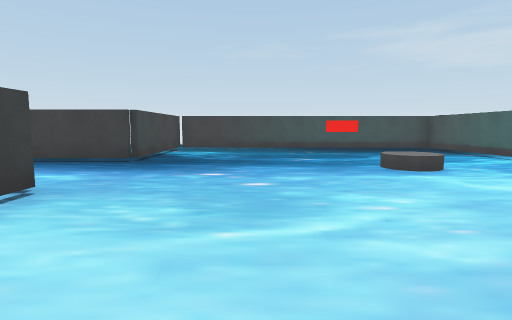
view 1 (above)

21 first-person views from a walk through a Unity game level. The camera is 1.4 m above the floor, tilts 6° down and sees 80° across. The floor is counted in squares, 2 m on a side. Each view is taken from the middle of a square. On the plan, view 1 faces up. The plan holds only what a view shows up to about 10 squares ahead; the rest is blank. The place goes on beyond the plan. The player character is not drawn.

view 2
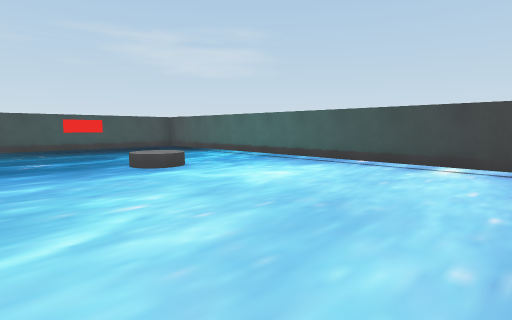

view 3
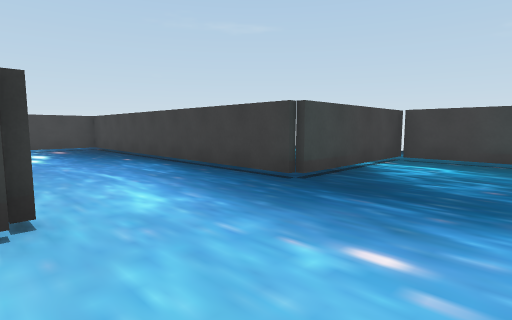

view 4
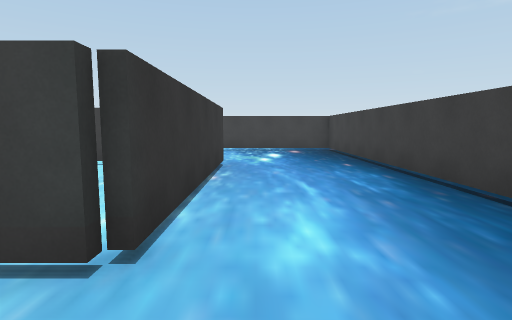

view 5
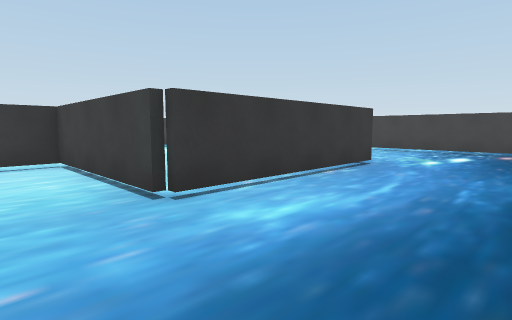

view 6
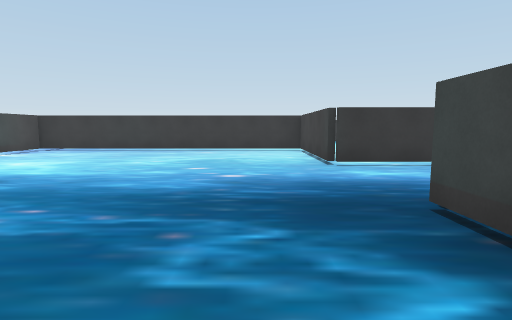

view 7
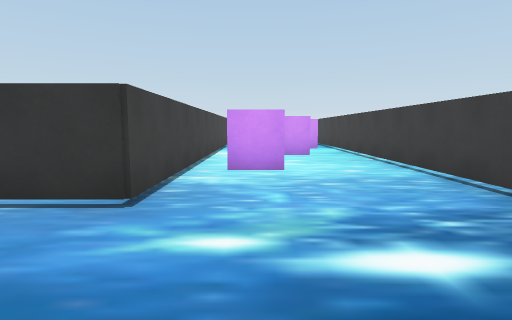

view 8
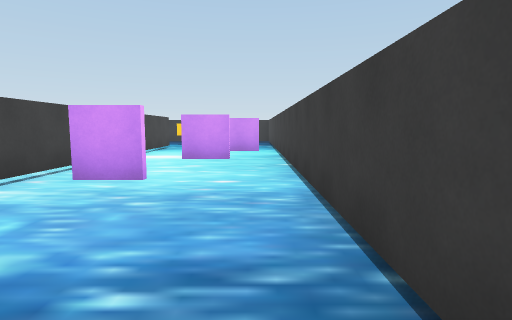

view 9
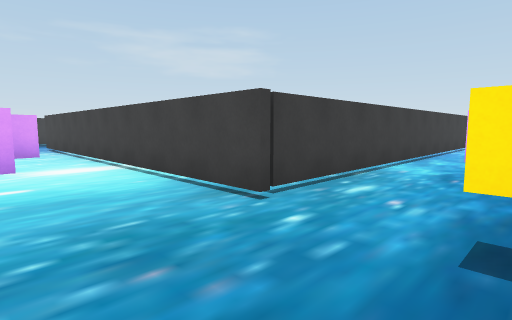

view 10
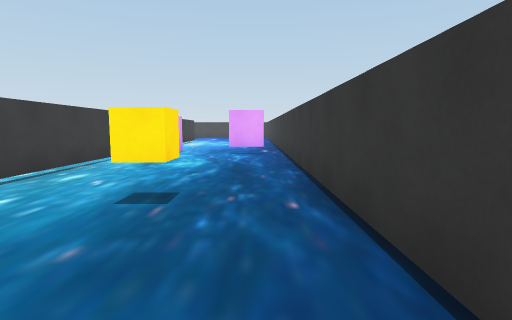

view 11
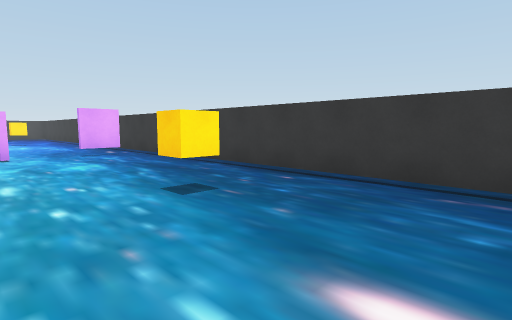

view 12
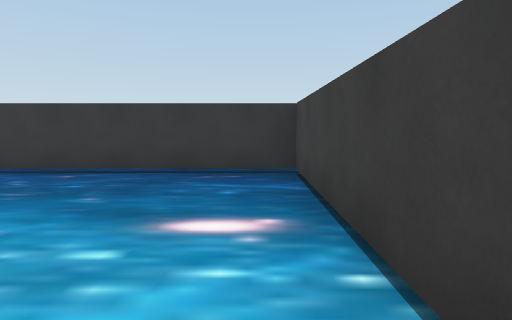

view 13
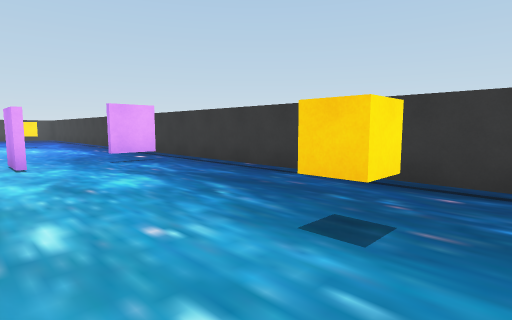

view 14
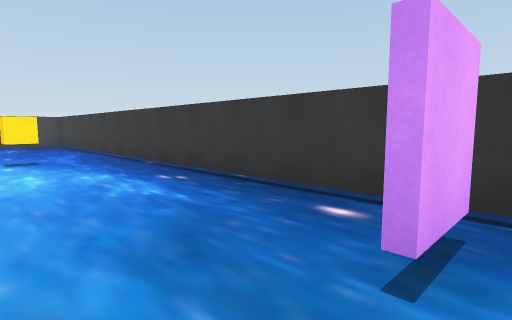

view 15
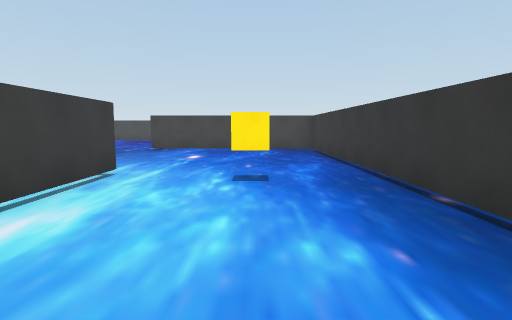

view 16
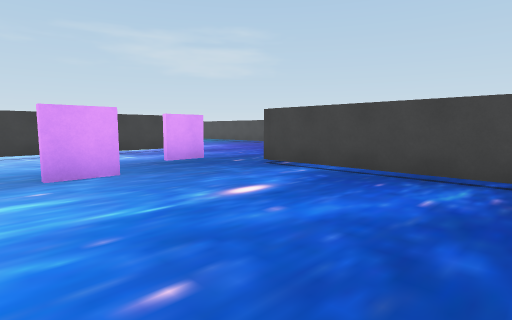

view 17
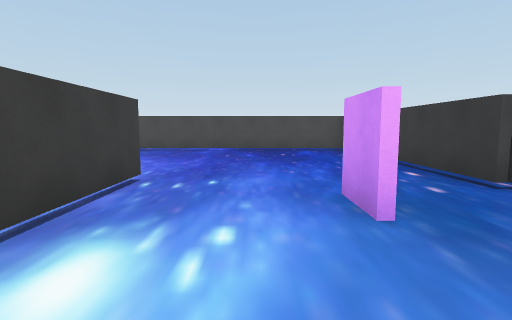

view 18
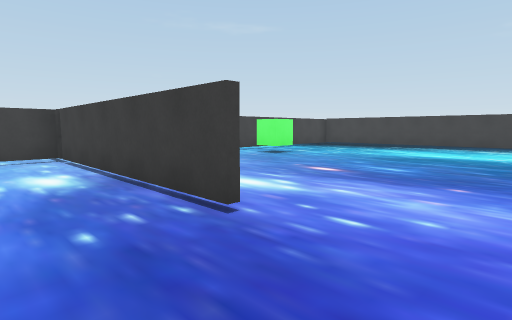

view 19
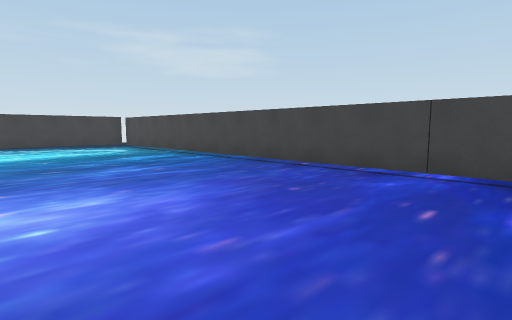

view 20
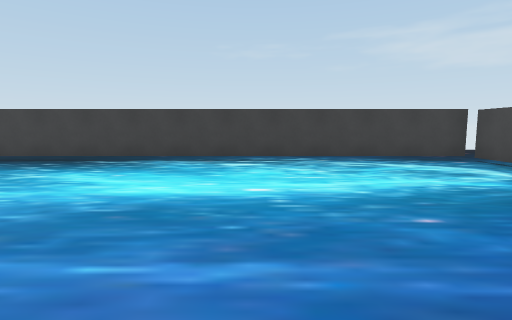

view 21
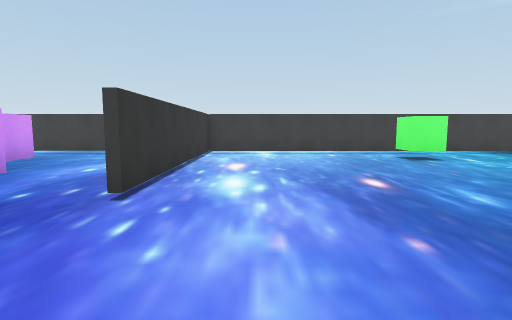

### Floor plan
Key: @ floor where view 1 was taken; # wall or solid block; . floor; / step, stairs or slope; T thing the floor can be seen under or through; C green cube; O other object.
Columns run from 11 left of view 1 to 17 right of it. Each row starts with its distance up from view 1.
 10         #####################
  9         #........#..........#
  8         #........T..........#
  7 #########........T..........#
  6 #............./..T..........#
  5 #............./..TC.........#
  4 #................T..........#
  3 #...#####........T..........#
  2 #...#   #........T..........#
  1 #..##   #........T..........#
  0 #...#   #..@.....######.....#
 -1 #...#   ##########..........#
 -2 #.#.#           # ..........#
 -3 #...#           #....#......#
 -4 ##..#           #.#.........#
 -5 #...#############.....###   #
 -6 #........##...........#
 -7 #.....................#
 -8 #...O...........O.....#
 -9 #........##...........#
-10 #######################

Where each view was taken, in squares from view 1:
view 1: 0 up, 0 right, facing up
view 2: 0 up, 0 right, facing up-right
view 3: 3 up, 0 right, facing up-left
view 4: 4 up, 1 left, facing left
view 5: 6 up, 1 left, facing down-left
view 6: 9 up, 1 left, facing down
view 7: 6 up, 8 left, facing down
view 8: 5 up, 10 left, facing down
view 9: 8 down, 9 left, facing up-right
view 10: 9 down, 10 left, facing right
view 11: 6 down, 10 left, facing down-right
view 12: 5 down, 10 left, facing down
view 13: 6 down, 8 left, facing down-right
view 14: 7 down, 2 left, facing down-right
view 15: 8 down, 1 right, facing right
view 16: 9 down, 6 right, facing up-right
view 17: 2 down, 7 right, facing right
view 18: 2 down, 13 right, facing up-left
view 19: 2 down, 12 right, facing up-right
view 20: 3 up, 12 right, facing up
view 21: 1 up, 14 right, facing left
